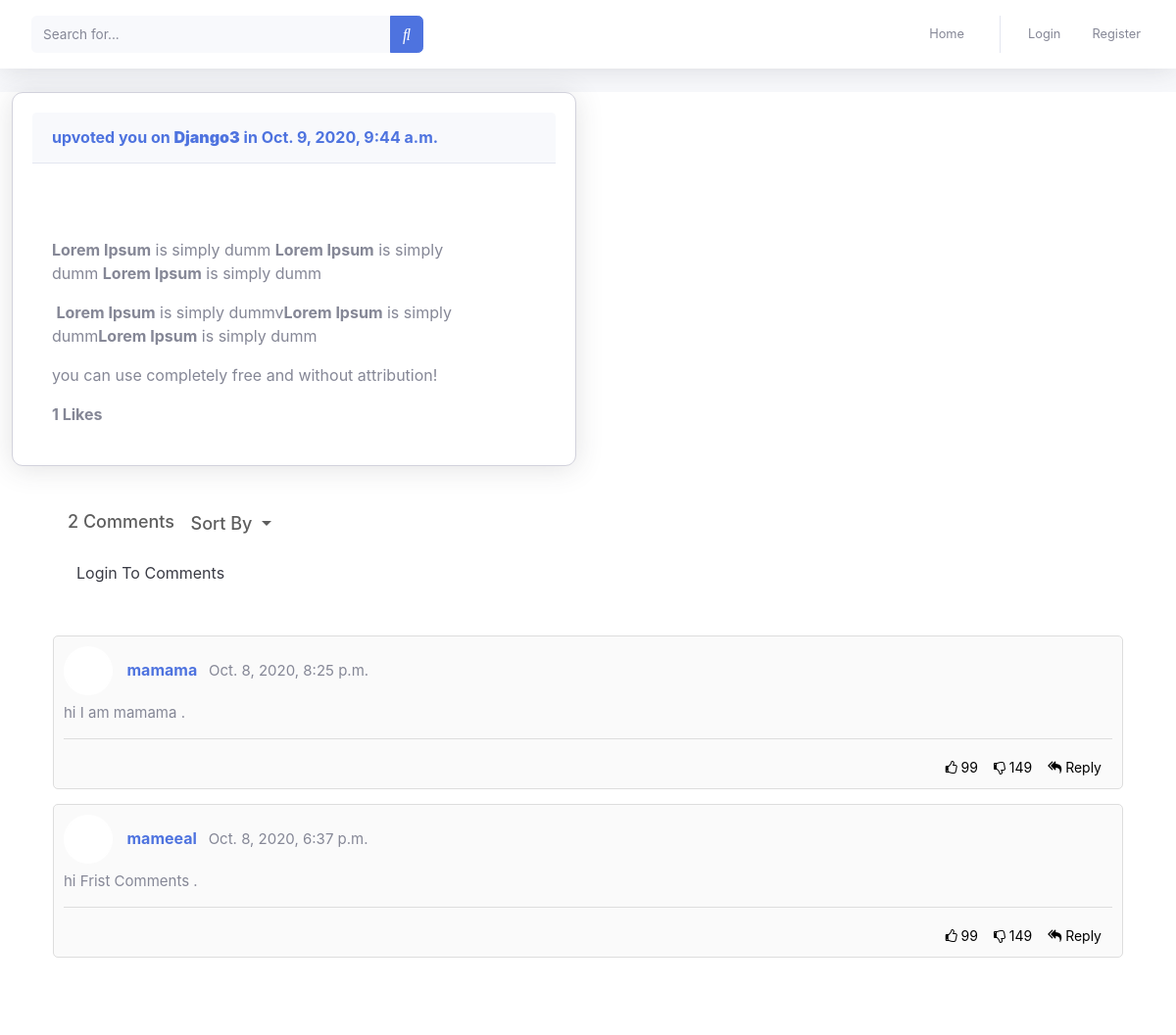
Page /4/ on the committed database.
### TopicComment/models.py (models this page shows, shortened)
class Topic(models.Model):
	user       = models.ForeignKey(User, related_name='user', on_delete=models.CASCADE  )
	topc_title = models.CharField(max_length=100)
	content    = RichTextField(blank=True, null=True)
	created_at = models.DateTimeField(auto_now=True)
	update_at  = models.DateTimeField(auto_now_add=True)
	like      = models.ManyToManyField(User,default=None,blank=True,)
	image = models.ImageField(upload_to='imageTopic/',null=True)

class Comments(models.Model):
	userComment = models.ForeignKey(User, related_name='userComment', on_delete=models.CASCADE,blank=True,null=True  )
	topc_title  = models.ForeignKey('Topic', related_name='Comments_Topic', on_delete=models.CASCADE  )
	comments    = RichTextField(blank=True, null=True)
	created_at  = models.DateTimeField(default=timezone.now)
	reply      = models.ForeignKey('self',related_name='replies',on_delete=models.CASCADE,null=True )
	update_at   = models.DateTimeField(auto_now_add=True)
	class Meta:
		ordering = ['-update_at']

### TopicComment/views.py (the view)
# urls.py: path('<int:id>/',topic_details,name='topic_details'),
def topic_details(request,id):
	user = request.user
	topc_title = Topic.objects.get(id=id)
	comments = Comments.objects.filter(topc_title=topc_title,reply=None).order_by('-id')
	total_comments = comments.count()
	if request.method == 'POST':
		form = CommentForm(request.POST)
		if form.is_valid():
			myform = form.save(commit=False)
			reply_id = request.POST.get('comments_id')
			comment_qs = None
			if reply_id:
				comment_qs = Comments.objects.get(id=reply_id)
			myform.reply=comment_qs
			myform.userComment = request.user
			myform.topc_title = topc_title
			myform.save()
	else:
		form = CommentForm()
	return render(request,'topic/topic_details.html',{'topc_title':topc_title,'comments':comments,'form':form,'total_comments':total_comments})

### TopicComment/forms.py
class CommentForm(forms.ModelForm):
	comments = forms.CharField(widget=CKEditorWidget())
	comments = forms.CharField(label='', widget = forms.Textarea(attrs={'class':'from-control','placeholder':'Text here ','rows':'4', 'cols':'40'}))
	class Meta:
		model= Comments
		fields = ['comments']

### TopicComment/templates/topic/topic_details.html (shortened to what this page needs)
{% extends 'main.html' %}
{% load static %}
{% load bootstrap4 %}
{% block content %}
<div class="col-lg-6 mb-4">
  <div class="card shadow mb-4 ">
      <div class="card-header py-3">
          <h6 class="m-0 font-weight-bold text-primary"> {{topic.user}} upvoted you on <a href=""><strong>{{topc_title.topc_title}}</strong></a> in   {{topc_title.created_at}} </h6>
      </div>
          <div class="card-body">
                  <div class="text-center">
                  </div>
                  <p>{{topc_title.content| safe}}you can use completely free and without attribution!</p>
                  <strong>{{topc_title.like.all.count}} Likes</strong>
          </div>
  </div>
</div>
<div class="container">
  <div class="row">
    <div class="col-12">
      <div class="comments">
        <div class="comments-details">
          <span class="total-comments comments-sort">{{total_comments}} Comments</span>
          <span class="dropdown">
              <button type="button" class="btn dropdown-toggle" data-toggle="dropdown">Sort By </button>
          </span>
        </div>
{% if user.is_authenticated %}
        <form method="POST" action="" enctype="multipart/form-data">
                         {% csrf_token %}
        <div class="comment-box add-comment">
          <span class="commenter-pic">
            <img src="{{ profile.image_url|default_if_none:'#' }}" class="img-fluid">
          </span>
          <span class="commenter-name">
             <input type="hidden" name="comments_id" value="{{comments.id}}" >
            <input type="hidden" placeholder="Add a public comment" name="Add Comment">
            {{ form.media }}
          {% bootstrap_form form %}
            <button type="submit" class="btn btn-default">Comment</button>
          </span>
        </div>
      </form>
      {% else %}
       <span class="total-comments comments-sort"><a href="{% url 'accounts:login' %}" class="dropdown-item">Login To Comments </a></span>
      {% endif %}
<br>
<br>
       {% for comments in comments %}
        <div class="comment-box">
          <span class="commenter-pic">
          </span>
          <span class="commenter-name">
            <a href="#">{{comments.userComment}}</a> <span class="comment-time">{{comments.created_at}}</span>
          </span>
          <p class="comment-txt more">{{comments.comments| safe }} .</p>
          <div class="comment-meta">
            <button class="comment-like"><i class="fa fa-thumbs-o-up" aria-hidden="true"></i> 99</button>
            <button class="comment-dislike"><i class="fa fa-thumbs-o-down" aria-hidden="true"></i> 149</button>
            <button class="comment-reply reply-popup"><i class="fa fa-reply-all" aria-hidden="true"></i> Reply</button>
          </div>
        </div>
        {% endfor %}
      </div>
    </div>
  </div>
</div>
{% endblock %}

### static/css/style.css (style rules this page uses)
.card { position: relative; display: flex; padding: 20px; flex-direction: column; min-width: 0; word-wrap: break-word; background-color: #fff; background-clip: border-box; border: 1px solid #d2d2dc; border-radius: 11px; -webkit-box-shadow: 0px 0px 5px 0px rgb(249, 249, 250); -moz-box-shadow: 0px 0px 5px 0px rgba(212, 182, 212, 1); box-shadow: 0px 0px 5px 0px rgb(161, 163, 164) }
.comments-details button.btn.dropdown-toggle, .comments-details .total-comments { font-size: 18px; font-weight: 500; color: #5e5e5e; }
.comments-details { padding: 15px 15px; }
.comments button { background-color: transparent; border: none; }
.comments .comment-box { width: 100%; height: 100%; background-color: #FAFAFA; padding: 10px 10px 10px; margin-bottom: 15px; border-radius: 5px; border: 1px solid #ddd; }
.comments .commenter-pic { width: 50px; height: 50px; display: inline-block; border-radius: 100%; border: 2px solid #fff; overflow: hidden; background-color: #fff; }
.comments .commenter-name .comment-time { font-weight: normal; margin-left: 8px; font-size: 15px; }
.comments p.comment-txt { font-size: 15px; border-bottom: 1px solid #ddd; padding: 0px 0px 15px; }
.comments .commenter-name { display: inline-block; position: relative; top: -20px; left: 10px; font-size: 16px; font-weight: bold; }
.comments .comment-meta { font-size: 14px; color: #333; padding: 2px 5px 0px; line-height: 20px; float: right; }

### templates/main.html (style rules this page uses)
.comments-details button.btn.dropdown-toggle, .comments-details .total-comments { font-size: 18px; font-weight: 500; color: #5e5e5e; }
.comments-details { padding: 15px 15px; }
.comments button { background-color: transparent; border: none; }
.comments .comment-box { width: 100%; float: left; height: 100%; background-color: #FAFAFA; padding: 10px 10px 10px; margin-bottom: 15px; border-radius: 5px; border: 1px solid #ddd; }
.comments .commenter-pic { width: 50px; height: 50px; display: inline-block; border-radius: 100%; border: 2px solid #fff; overflow: hidden; background-color: #fff; }
.comments .commenter-name .comment-time { font-weight: normal; margin-left: 8px; font-size: 15px; }
.comments p.comment-txt { font-size: 15px; border-bottom: 1px solid #ddd; padding: 0px 0px 15px; }
.comments .commenter-name { display: inline-block; position: relative; top: -20px; left: 10px; font-size: 16px; font-weight: bold; }
.comments .comment-meta { font-size: 14px; color: #333; padding: 2px 5px 0px; line-height: 20px; float: right; }

### rows in the picture
Topic: topc_title "Django3", created_at "Oct. 9, 2020, 9:44 a.m.", content "Lorem Ipsum is simply dumm Lorem Ipsum is simply dumm Lorem Ipsum is simply dumm Lorem Ipsum is simply dummv Lorem Ipsum is simply dumm Lorem Ipsum is simply dumm", like.all.count "1"
Comments: userComment "mamama", created_at "Oct. 8, 2020, 8:25 p.m.", comments "hi I am mamama"
Comments: userComment "mameeal", created_at "Oct. 8, 2020, 6:37 p.m.", comments "hi Frist Comments"

### other values in the picture
{{ total_comments }} "2"
